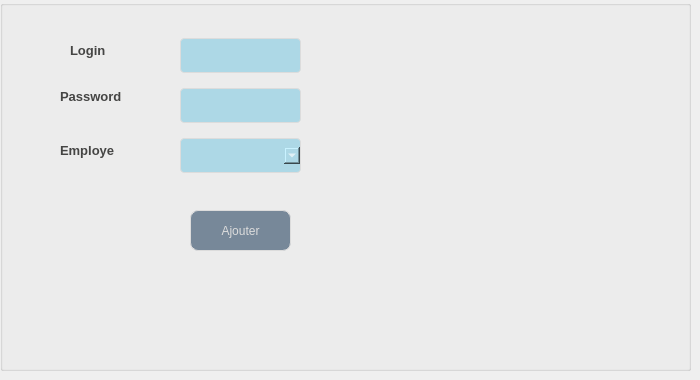
        <widget class="QWidget" name="tab_6">
         <attribute name="title">
          <string>Ajouter Profile</string>
         </attribute>
         <widget class="QGroupBox" name="groupBox_2">
          <property name="geometry">
           <rect>
            <x>0</x>
            <y>0</y>
            <width>691</width>
            <height>371</height>
           </rect>
          </property>
          <property name="title">
           <string/>
          </property>
          <widget class="QLabel" name="label_15">
           <property name="geometry">
            <rect>
             <x>70</x>
             <y>40</y>
             <width>71</width>
             <height>20</height>
            </rect>
           </property>
           <property name="styleSheet">
            <string notr="true">background-color: transparent;
font: 8pt &quot;Castellar&quot;;
	color: #454544;
	font-weight: bold;
	font-size: 13px;
border:none;</string>
           </property>
           <property name="text">
            <string>Login</string>
           </property>
          </widget>
          <widget class="QLabel" name="label_16">
           <property name="geometry">
            <rect>
             <x>60</x>
             <y>86</y>
             <width>91</width>
             <height>20</height>
            </rect>
           </property>
           <property name="styleSheet">
            <string notr="true">background-color: transparent;
font: 8pt &quot;Castellar&quot;;
	color: #454544;
	font-weight: bold;
	font-size: 13px;
border:none;</string>
           </property>
           <property name="text">
            <string>Password</string>
           </property>
          </widget>
          <widget class="QPushButton" name="pb_ajout">
           <property name="geometry">
            <rect>
             <x>190</x>
             <y>210</y>
             <width>101</width>
             <height>41</height>
            </rect>
           </property>
           <property name="styleSheet">
            <string notr="true">QPushButton {
	font: 87 8pt &quot;Segoe UI Black&quot;;
color: #dcdcdc;
background:#778899;
border: none;
border: 1px solid #DCDCDC;
border-radius: 8px;

}
QPushButton:hover {
color:#fff;
font: 87 8pt &quot;Segoe UI Black&quot;;
background:#ADD8E6;
border: none;
}</string>
           </property>
           <property name="text">
            <string>Ajouter</string>
           </property>
          </widget>
          <widget class="QLineEdit" name="le_login_">
           <property name="geometry">
            <rect>
             <x>180</x>
             <y>30</y>
             <width>121</width>
             <height>51</height>
            </rect>
           </property>
           <property name="styleSheet">
            <string notr="true">QLineEdit {
  width: 100%;
  padding: 12px 20px;
  margin: 8px 0;
  display: inline-block;
  border: 1px solid #dcdcdc;
  border-radius: 4px;
  box-sizing: border-box;
  background: #ADD8E6;
  color: #FFFFFF;
}</string>
           </property>
          </widget>
          <widget class="QLineEdit" name="le_password_">
           <property name="geometry">
            <rect>
             <x>180</x>
             <y>80</y>
             <width>121</width>
             <height>51</height>
            </rect>
           </property>
           <property name="styleSheet">
            <string notr="true">QLineEdit {
  width: 100%;
  padding: 12px 20px;
  margin: 8px 0;
  display: inline-block;
  border: 1px solid #dcdcdc;
  border-radius: 4px;
  box-sizing: border-box;
  background: #ADD8E6;
  color: #FFFFFF;
}</string>
           </property>
          </widget>
          <widget class="QLabel" name="label_19">
           <property name="geometry">
            <rect>
             <x>60</x>
             <y>140</y>
             <width>81</width>
             <height>20</height>
            </rect>
           </property>
           <property name="styleSheet">
            <string notr="true">background-color: transparent;
font: 8pt &quot;Castellar&quot;;
	color: #454544;
	font-weight: bold;
	font-size: 13px;
border:none;</string>
           </property>
           <property name="text">
            <string>Employe</string>
           </property>
          </widget>
          <widget class="QComboBox" name="cb_emp">
           <property name="geometry">
            <rect>
             <x>180</x>
             <y>130</y>
             <width>121</width>
             <height>51</height>
            </rect>
           </property>
           <property name="styleSheet">
            <string notr="true">background-color: rgb(250, 211, 0);
width: 100%;
  padding: 12px 20px;
  margin: 8px 0;
  display: inline-block;
  border: 1px solid #dcdcdc;
  border-radius: 4px;
  box-sizing: border-box;
  background: #ADD8E6;
  color: #FFFFFF;</string>
           </property>
          </widget>
         </widget>
        </widget>
